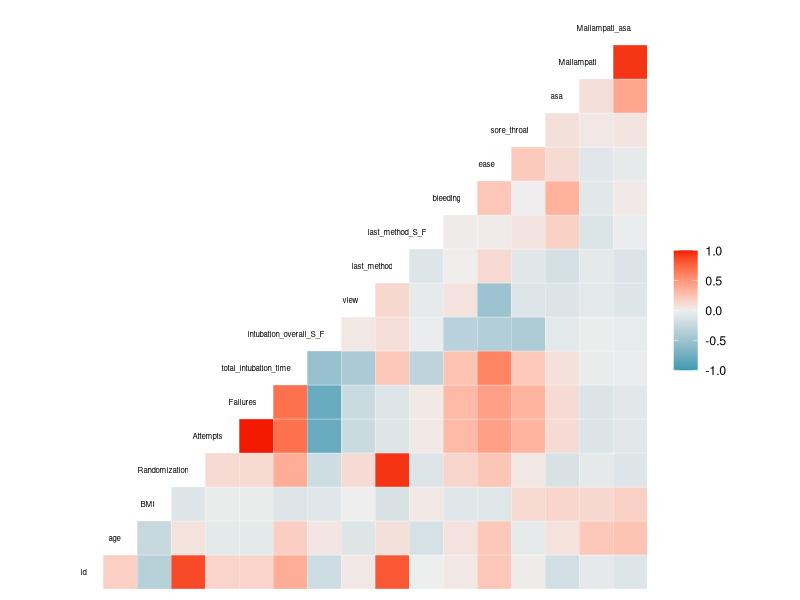

This chart was generated by the following R code: (Note: this script raises an error after producing the figure.)
## ---- chunk 1
library(tidyverse)
library(here)
library(GGally)

here()
data <- read_delim(here("Data", "exam_data.txt")) #Assigning the dataset to an object "data".
data

## ---- chunk 2
tidy_data <- data %>% rename(BMI = "BMI kg/m2", # Renaming columns 
                Attempts = "# attempts",
                Failures = "# failures") %>% 
  distinct() %>% # Removing duplicates
  pivot_wider(names_from = difficulties_intubating_feature, 
              values_from = difficulties_intubating_value) %>% 
  # Creating three new columns by pivoting wider 
  separate(col = last_method_S_F,
           into = c("last_method", "last_method_S_F"),
           sep = "_") %>% # Splitting the last_method_S_F column into two different columns
  mutate(last_method_S_F = as.double(last_method_S_F),
         last_method = as.double(last_method)) #Converting these two columns to numeric columns as they were turned into character columns when splitting them
  
## ---- chunk 3
data2 <- tidy_data %>% select(-c(month, year)) # Removing the columns month and year 
 
## ---- chunk 4
ad_df <- read_delim(here("Data", "exam_data_join.txt")) # Importing the additional dataset and assigning it to an object
## ---- chunk 5
joined_df <- data2 %>% 
  left_join(ad_df, by = "id") %>%  # Deciding to join the original dataframe to the ad_df by the column "id" as this is present in both datasets
  distinct() %>% # Removing duplicates
 mutate(gender = if_else(gender == 0, "Female", "Male"), # Could also have used the function case_when like this: mutate(gender =case_when(gender == "0" ~ "Female", gender == "1" ~ "Male"))
        Mallampati_asa = (asa*Mallampati), # Adding a column multiplicating the columns asa and Mallampati ) # Changing the column gender to character observations
        Ease_quartile = cut(ease, breaks = 4), # Creating a new column with quartile-values for the ease-column 
        Method_check = if_else(last_method == Randomization, "True", "False")) %>%  # Creating a new column that checks whether the column "last method" contains the same values as the column "Randomization) 

  select(id, gender, age, everything()) %>%  #Changing the order of the columns so that id, gender and age is at the beginning of the dataset. 
  arrange(id) #%>%  # The id's in our dataset are already in increasing order

## ---- chunk 6
joined_df %>% summarise(across(everything(), ~sum(is.na(.)))) # There are 2 missing values for BMI,  1 for sore_throat, 1 for mallampati and 1 for mallampati_asa
## ---- chunk 7
joined_df %>% 
  group_by(gender) %>% 
  summarise(
    min_total_intubation_time = min(total_intubation_time, na.rm = T),  #It is possible to use na.rm = T instead of writing TRUE (it does the same)
    max_total_intubation_time = max(total_intubation_time, na.rm = T),
    mean_total_intubation_time = mean(total_intubation_time, na.rm = T),
    sd_total_intubation_time = sd(total_intubation_time, na.rm = T))
## ---- chunk 8
joined_df %>% 
  group_by(gender) %>% 
  filter(BMI <= 40) %>% 
   summarise(
    min_total_intubation_time = min(total_intubation_time, na.rm = T),
    max_total_intubation_time = max(total_intubation_time, na.rm = T),
    mean_total_intubation_time = mean(total_intubation_time, na.rm = T),
    sd_total_intubation_time = sd(total_intubation_time, na.rm = T))
## ---- chunk 9
joined_df %>% 
  group_by(Randomization) %>% 
  filter(gender == "Female") %>% 
   summarise(
    min_total_intubation_time = min(total_intubation_time, na.rm = T),
    max_total_intubation_time = max(total_intubation_time, na.rm = T),
    mean_total_intubation_time = mean(total_intubation_time, na.rm = T),
    sd_total_intubation_time = sd(total_intubation_time, na.rm = T))
## ---- chunk 10
joined_df %>% 
  group_by(Attempts) %>% 
  filter(age > 45) %>% 
   summarise(
    min_total_intubation_time = min(total_intubation_time, na.rm = T),
    max_total_intubation_time = max(total_intubation_time, na.rm = T),
    mean_total_intubation_time = mean(total_intubation_time, na.rm = T),
    sd_total_intubation_time = sd(total_intubation_time, na.rm = T))
## ---- chunk 11
joined_df %>% 
  group_by(Failures) %>% 
  filter(Mallampati >= 2) %>% 
   summarise(
    min_total_intubation_time = min(total_intubation_time, na.rm = T),
    max_total_intubation_time = max(total_intubation_time, na.rm = T),
    mean_total_intubation_time = mean(total_intubation_time, na.rm = T),
    sd_total_intubation_time = sd(total_intubation_time, na.rm = T))
## ---- chunk 12
CC_table <- joined_df %>%
  count(gender, Attempts)
## ---- chunk 13
#creating heat map to compare all variables and see trends of correlations
joined_df%>%
  ggcorr(label = F, label_size = 3, label_round = 2,
            label_alpha = TRUE, hjust = 1, size = 2)#moves labels to the side
+ labs(title="Correlation Map of Variables")+theme(plot.title = element_text(hjust =0.5 )) #adds a title centered in the middle
#note that the non numeric columns gender, Ease_quartile and Method_check are not included in the heat map

## ---- chunk 14
ggplot(joined_df, aes(x = age, fill = gender)) +
  geom_histogram(binwidth = 5, position = "dodge") # Histogram of age depending on gender

joined_df %>% 
  ggplot(aes(x = age, fill = gender)) + geom_density(alpha = 0.5) + theme(panel.grid.major = element_blank(), panel.grid.minor = element_blank(),
panel.background = element_blank(), axis.line = element_line(colour = "black")) + scale_x_continuous(name = "Age",limits = c(20,80))   # Density plot of the age distribution depending on gender. We removed the grey background and the major and minor grids. We set the colour of the axis to black. We set the x-axis limit from 20 to 80.

## ---- chunk 15
joined_df %>% 
  ggplot(aes(x = age, y = BMI)) + geom_point() + geom_smooth(method = "lm") + theme(panel.grid.major = element_blank(), panel.grid.minor = element_blank(),
panel.background = element_blank(), axis.line = element_line(colour = "black")) + scale_x_continuous(name = "Age",limits = c(20,80))    # Checking if age and BMI have a linear relationship by adding geom_smooth (adds a regression line) to a scatterplot. Also removed the grey background and the grids. We set the x-asis limit from 20 to 80. 
## ---- chunk 16
#creating a density plot

joined_df %>% 
  ggplot(aes(x = age, fill = Failures)) + 
  geom_density(alpha = 0.5,fill= "blue") + # Made the space underneath the                                               # plot blue
  labs(title = "Age vs. Failures") + 
  ylab("Density of Failures") + 
  theme(plot.title = element_text(hjust = 0.5 ), 
        axis.text.y = element_blank()
        ) + 
  scale_x_continuous(name = "Age", limits = c(20,80)) +
  theme(panel.grid.major = element_blank(), panel.grid.minor = element_blank(), panel.background = element_blank(), axis.line = element_line(colour = "black")
  )
#the background color and grid to make the plot easier to look at. The axes were renamed and the limits of the x axis were set to 20-80 in order to make the plot cleaner. Axis line colors were set to black for increased contrast.
